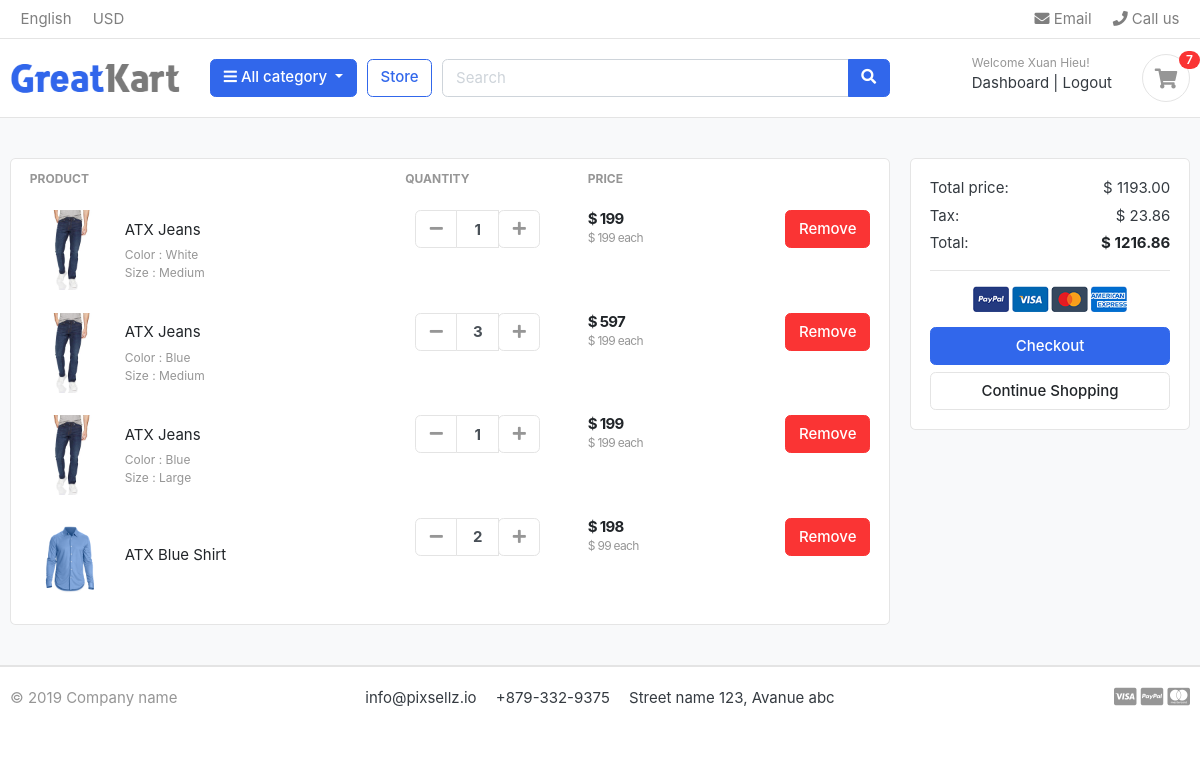
/cart/ (signed in), run on an earlier commit of the app's database.
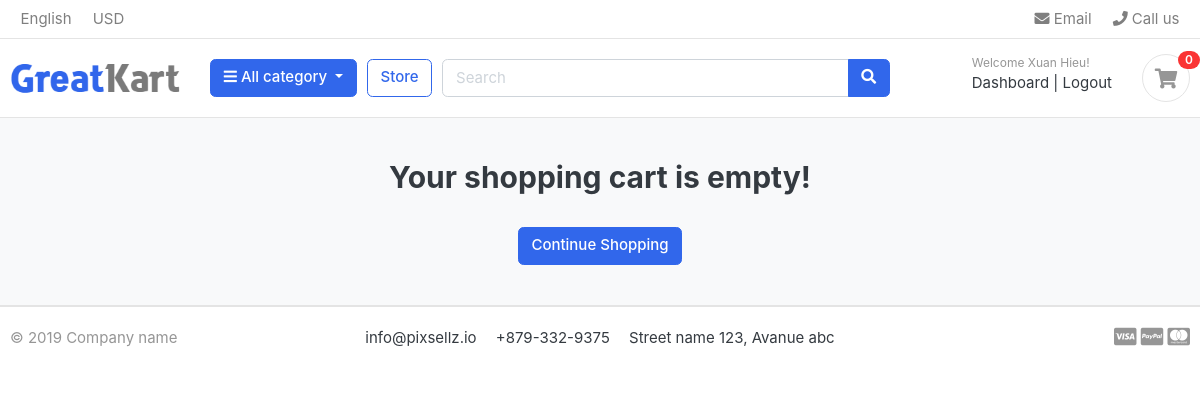
And on a later commit of the database.
### carts/models.py (models this page shows, shortened)
class CartItem(models.Model):
    product = models.ForeignKey(Product, on_delete=models.CASCADE)
    variations = models.ManyToManyField(Variation, blank=True)
    cart = models.ForeignKey(Cart, on_delete=models.CASCADE, null=True)
    quantity = models.IntegerField()
    is_active = models.BooleanField(default=True)
    user = models.ForeignKey(Account, on_delete=models.CASCADE, null=True)
    def sub_total(self):
        return self.quantity * self.product.price
    class Meta:
        verbose_name = "Cart Item"
        verbose_name_plural = "Cart Items"

### store/models.py (models this page shows, shortened)
class Product(models.Model):
    product_name = models.CharField(max_length=200, unique=True)
    slug = models.SlugField(unique=True)
    description = models.TextField(max_length=500, blank=True)
    price = models.IntegerField()
    image = models.ImageField(upload_to="photos/products")
    stock = models.IntegerField()
    is_available = models.BooleanField(default=True)
    category = models.ForeignKey(Category, on_delete=models.CASCADE)
    created_date = models.DateTimeField(auto_now_add=True)
    modified_date = models.DateTimeField(auto_now=True)
    def get_url(self):
        return reverse("product_detail", args=[self.category.slug, self.slug])

class Variation(models.Model):
    product = models.ForeignKey(
        Product, on_delete=models.CASCADE, related_name="variations"
    )
    variation_category = models.CharField(
        max_length=100, choices=variation_category_choice
    )
    variation_value = models.CharField(max_length=100)
    is_active = models.BooleanField(default=True)
    create_date = models.DateTimeField(auto_now_add=True)
    objects = VariationManager()

### carts/views.py (the view)
# urls.py: path("", views.cart, name="cart"),
def cart(request, total=0, quantity=0, cart_items=None):
    tax = 0
    grand_total = 0
    try:
        if request.user and request.user.is_authenticated:
            cart_items = CartItem.objects.filter(user=request.user, is_active=True)
        else:
            cart = Cart.objects.get(cart_id=_cart_id(request))
            cart_items = CartItem.objects.filter(cart=cart, is_active=True)
        for cart_item in cart_items:
            total += cart_item.product.price * cart_item.quantity
            quantity += cart_item.quantity
        tax = (2 * total) / 100
        grand_total = total + tax
    except ObjectDoesNotExist:
        pass  # just ignore
    context = {
        "total": total,
        "quantity": quantity,
        "cart_items": cart_items,
        "tax": tax,
        "grand_total": grand_total,
    }
    return render(request, "store/cart.html", context)

### carts/context_processor.py (called while the page is built)
def counter(request):
    cart_count = 0
    if "admin" in request.path:
        return {}
    else:
        try:
            if request.user and request.user.is_authenticated:
                cart_items = CartItem.objects.filter(user=request.user, is_active=True)
            else:
                cart = Cart.objects.filter(cart_id=_cart_id(request))
                cart_items = CartItem.objects.filter(cart=cart[:1], is_active=True)
            for cart_item in cart_items:
                cart_count += cart_item.quantity
        except Cart.DoesNotExist:
            pass
    return dict(cart_count=cart_count)

### category/context_processor.py (called while the page is built)
def category_menu_links(request):
    links = Category.objects.all()
    return dict(category_links=links)

### category/models.py (called while the page is built)
    def get_url(self):
        return reverse("products_by_category", args=[self.slug])

### store/templates/store/cart.html (shortened to what this page needs)
{% extends 'base.html' %}
{% load static %}
{% block content %}
<section class="section-content padding-y bg">
<div class="container">
{% if not cart_items %}
	<h2 class="text-center">Your shopping cart is empty!</h2>
	<br>
	<div class="text-center">
		<a href="{% url 'store' %}" class="btn btn-primary">Continue Shopping</a>
	</div>
{% else %}
<div class="row">
	<aside class="col-lg-9">
		<div class="card">
			<table class="table table-borderless table-shopping-cart">
			<thead class="text-muted">
			<tr class="small text-uppercase">
			<th scope="col">Product</th>
			<th scope="col" width="120">Quantity</th>
			<th scope="col" width="120">Price</th>
			<th scope="col" class="text-right" width="200"> </th>
			</tr>
			</thead>
			<tbody>
			{% for cart_item in cart_items %}
			<tr>
				<td>
					<figure class="itemside align-items-center">
						<div class="aside"><img src="{{ cart_item.product.image.url }}" class="img-sm"></div>
						<figcaption class="info">
							<a href="{{ cart_item.product.get_url }}" class="title text-dark">{{ cart_item.product.product_name }}</a>
							{% if cart_item.variations.all %}
								{% for item in cart_item.variations.all  %}
									<p class="text-muted small">
										{{ item.variation_category|capfirst }} : {{ item.variation_value|capfirst }}
									</p>
								{% endfor %}
							{% endif %}
						</figcaption>
					</figure>
				</td>
				<td>
					<div class="col">
						<div class="input-group input-spinner">
							<div class="input-group-prepend">
							<a href="{% url 'remove_cart' cart_item.product.id cart_item.id %}" class="btn btn-light" id="button-plus"> <i class="fa fa-minus"></i> </a>
							</div>
							<input type="text" class="form-control" value="{{ cart_item.quantity }}">
							<div class="input-group-append">
								<form action="{% url 'add_cart' cart_item.product.id %}" method="POST">
									<button type="submit" class="btn btn-light" id="button-minus"> <i class="fa fa-plus"></i> </button>
								</form>
							</div>
						</div>
					</div>
				</td>
				<td>
					<div class="price-wrap">
						<var class="price">$ {{ cart_item.sub_total }}</var>
						<small class="text-muted"> $ {{ cart_item.product.price }} each </small>
					</div>
				</td>
				<td class="text-right">
				<a href="{% url 'remove_cart_item' cart_item.product.id cart_item.id %}"
					onclick="return confirm('Are you sure you want to delete this item?')"
					class="btn btn-danger"> Remove</a>
				</td>
			</tr>
			{% endfor %}
			</tbody>
			</table>
		</div>
	</aside>
	<aside class="col-lg-3">
		<div class="card">
			<div class="card-body">
				<dl class="dlist-align">
				<dt>Total price:</dt>
				<dd class="text-right">$ {{ total|floatformat:"2g" }}</dd>
				</dl>
				<dl class="dlist-align">
				<dt>Tax:</dt>
				<dd class="text-right"> $ {{ tax|floatformat:"2g" }}</dd>
				</dl>
				<dl class="dlist-align">
				<dt>Total:</dt>
				<dd class="text-right text-dark b"><strong>$ {{ grand_total|floatformat:"2g" }}</strong></dd>
				</dl>
				<hr>
				<p class="text-center mb-3">
					<img src="{% static './images/misc/payments.png' %}" height="26">
				</p>
				<a href="{% url 'checkout' %}" class="btn btn-primary btn-block"> Checkout </a>
				<a href="{% url 'store' %}" class="btn btn-light btn-block">Continue Shopping</a>
			</div>
		</div>
	</aside>
</div>
{% endif %}
</div>
</section>
{% endblock content %}

### templates/includes/navbar.html (shortened to what this page needs)
{% load static %}
<header class="section-header">
  <nav class="navbar p-md-0 navbar-expand-sm navbar-light border-bottom">
    <div class="container">
      <div class="collapse navbar-collapse" id="navbarTop4">
        <ul class="navbar-nav mr-auto">
          <li class="nav-item dropdown">
            <a href="#" class="nav-link"> English </a>
          </li>
          <li class="nav-item dropdown">
            <a href="#" class="nav-link"> USD </a>
          </li>
        </ul>
        <ul class="navbar-nav">
          <li>
            <a href="#" class="nav-link">
              <i class="fa fa-envelope"></i> Email
            </a>
          </li>
          <li>
            <a href="#" class="nav-link">
              <i class="fa fa-phone"></i> Call us
            </a>
          </li>
        </ul>
      </div>
    </div>
  </nav>
  <section class="header-main border-bottom">
    <div class="container">
      <div class="row align-items-center">
        <div class="col-lg-2 col-md-3 col-6">
          <a href="{% url 'home' %}" class="brand-wrap">
            <img class="logo" src="{%static 'images/logo.png'%}" />
          </a>
        </div>
        <div class="col-lg col-sm col-md col-6 flex-grow-0">
          <div class="category-wrap dropdown d-inline-block float-right">
            <button type="button" class="btn btn-primary dropdown-toggle" data-toggle="dropdown">
              <i class="fa fa-bars"></i> All category
            </button>
          </div>
        </div>
        <a href="{% url 'store' %}" class="btn btn-outline-primary">Store</a>
        <div class="col-lg col-md-6 col-sm-12 col">
          <form action="{% url 'search' %}" class="search" method="GET">
            <div class="input-group w-100">
              <input type="text" class="form-control" style="width: 60%" placeholder="Search" name="keyword"/>
              <div class="input-group-append">
                <button class="btn btn-primary" type="submit">
                  <i class="fa fa-search"></i>
                </button>
              </div>
            </div>
          </form>
        </div>
        <div class="col-lg-3 col-sm-6 col-8 order-2 order-lg-3">
          <div class="d-flex justify-content-end mb-3 mb-lg-0">
          {% if user.id is None %}
            <div class="widget-header">
              <small class="title text-muted">Welcome guest!</small>
              <div>
                <a href="{% url 'login' %}">Sign in</a>
                <span class="dark-transp"> | </span>
                <a href="{% url 'register' %}"> Register</a>
              </div>
            </div>
          {% else %}
            <div class="widget-header">
              <small class="title text-muted">Welcome {{ user.first_name }}!</small>
              <div>
                <a href="{% url 'dashboard' %}">Dashboard</a>
                <span class="dark-transp"> | </span>
                <a href="{% url 'logout' %}"> Logout</a>
              </div>
            </div>
          {% endif %}
            <a href="{% url 'cart' %}" class="widget-header pl-3 ml-3">
              <div class="icon icon-sm rounded-circle border">
                <i class="fa fa-shopping-cart"></i>
              </div>
              <span class="badge badge-pill badge-danger notify">{{ cart_count }}</span>
            </a>
          </div>
        </div>
      </div>
    </div>
  </section>
</header>

What changed in the data, as far as the page shows it:
removed CartItem: product.image (picture), product.product_name "ATX Jeans", quantity "1", sub_total "199", product.price "199"
no longer on this page (row unchanged): Variation: variation_category "Color", variation_value "White", shown under "ATX Jeans"
no longer on this page (row unchanged): Variation: variation_category "Size", variation_value "Medium"
removed CartItem: product.image (picture), product.product_name "ATX Jeans", quantity "3", sub_total "597", product.price "199"
no longer on this page (row unchanged): Variation: variation_category "Color", variation_value "Blue"
removed CartItem: product.image (picture), product.product_name "ATX Jeans", quantity "1", sub_total "199", product.price "199"
no longer on this page (row unchanged): Variation: variation_category "Size", variation_value "Large", shown under "ATX Jeans"
removed CartItem: product.image (picture), product.product_name "ATX Blue Shirt", quantity "2", sub_total "198", product.price "99"
Also different on the page:
{{ cart_count }}: "7" → "0"
{{ total|floatformat:"2g" }}: "1193.00" → (not shown)
{{ tax|floatformat:"2g" }}: "23.86" → (not shown)
{{ grand_total|floatformat:"2g" }}: "1216.86" → (not shown)
text no longer shown: "PRODUCT QUANTITY PRICE Total price: $ Tax: $ Total: $ Checkout"
text now shown: "Your shopping cart is empty!"
